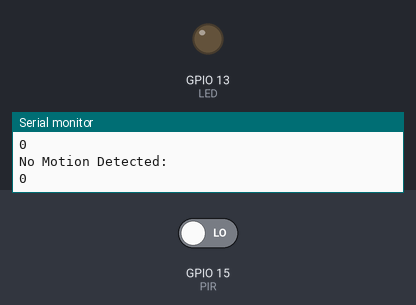
This sketch was run on a simulated ESP32. Shown: output pins drawn as LEDs (lit = HIGH), the last lines printed to the serial monitor. The test bench sets the inputs (shaded band); at power-on: GPIO 15 (PIR) LOW. WiFi joins after 1.5 s; servers stay silent unless stated.

Above: at 3.7 s.
3.8 s: GPIO 15 (PIR) driven HIGH
At 5.0 s:
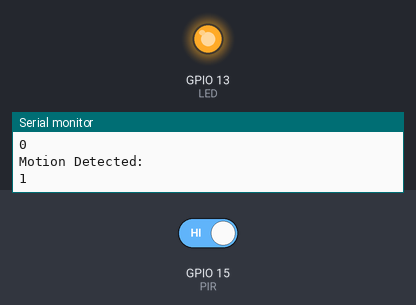
6.2 s: GPIO 15 (PIR) driven LOW
At 7.9 s:
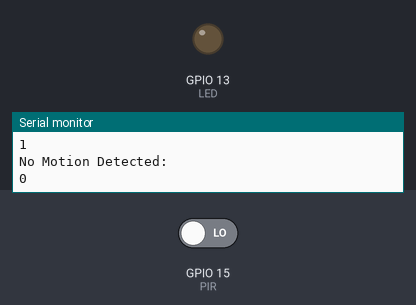
Timing chart, 0 to 9.4 s (numbered marks = the images above; inputs shaded):
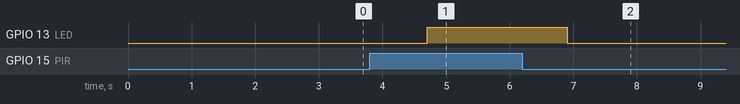

Measured:
- after the input at 3.8 s, GPIO 13 (LED): LOW → HIGH after 0.90 s
- after the input at 6.2 s, GPIO 13 (LED): HIGH → LOW after 0.70 s

The sketch:

12_Smart_Lighting_PIR_.ino
```cpp
/*12) WAP for Smart Lighting using PIR and LED
  Output: a) Show the output on serial terminal.
          b) Show on the cloud dashboard (Person Count and LED Status)*/

#include <WiFi.h>
#include "ThingSpeak.h"
#define PIR 15
#define LED 13

// WI-FI DETAILS
char ssid[]= "Ferrari";
char pass[]= "pawan@@0433kant";
WiFiClient client;

// THINGSPEAK DETAIL
unsigned long channel_id = 1652249;
const char * API_Key = "7J4THVAZN1DY8W85";
const int channelfield1 = 1;
const int channelfield2 = 2;

void setup()
{
  // put your setup code here, to run once:
  pinMode(PIR, INPUT);
  pinMode(LED, OUTPUT);
  Serial.begin(115200);
  WiFi.mode(WIFI_STA);
  ThingSpeak.begin(client);

  // CONNECTING WI-FI
  if(WiFi.status() != WL_CONNECTED)
  {
    Serial.print("Attempting to connect to ssid: ");
    Serial.print(ssid);

    while(WiFi.status() != WL_CONNECTED)
    {
      WiFi.begin(ssid, pass);
      Serial.println("Trying to connect");
      delay(2500);
    }
  }
  Serial.println("CONNECTED");
}

void loop()
{
  // put your main code here, to run repeatedly:
  int val= 0, led = 0;
  val = digitalRead(PIR);
  if(val == HIGH)
  {
    digitalWrite(LED, HIGH);
    led = digitalRead(LED);
    Serial.println("Motion Detected: ");
    Serial.println(led);
  }
  else
  {
    digitalWrite(LED, LOW);
    led = digitalRead(LED);
    Serial.println("No Motion Detected: ");
    Serial.println(led);

  }
  delay(500);
  ThingSpeak.writeField(channel_id, channelfield1, val, API_Key);
  ThingSpeak.writeField(channel_id, channelfield2, led, API_Key);
}
```
